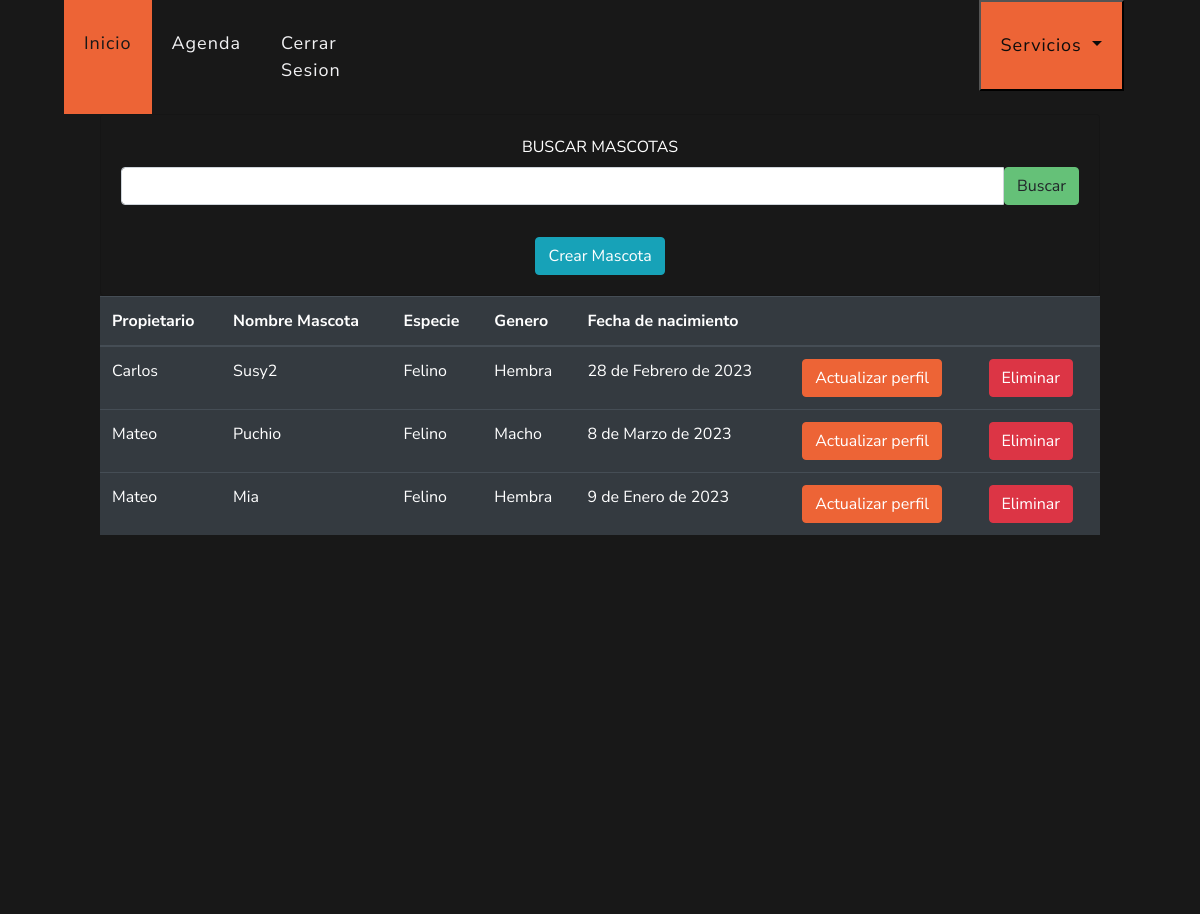
Before: /ver/mascotas (signed in) with the older database file.
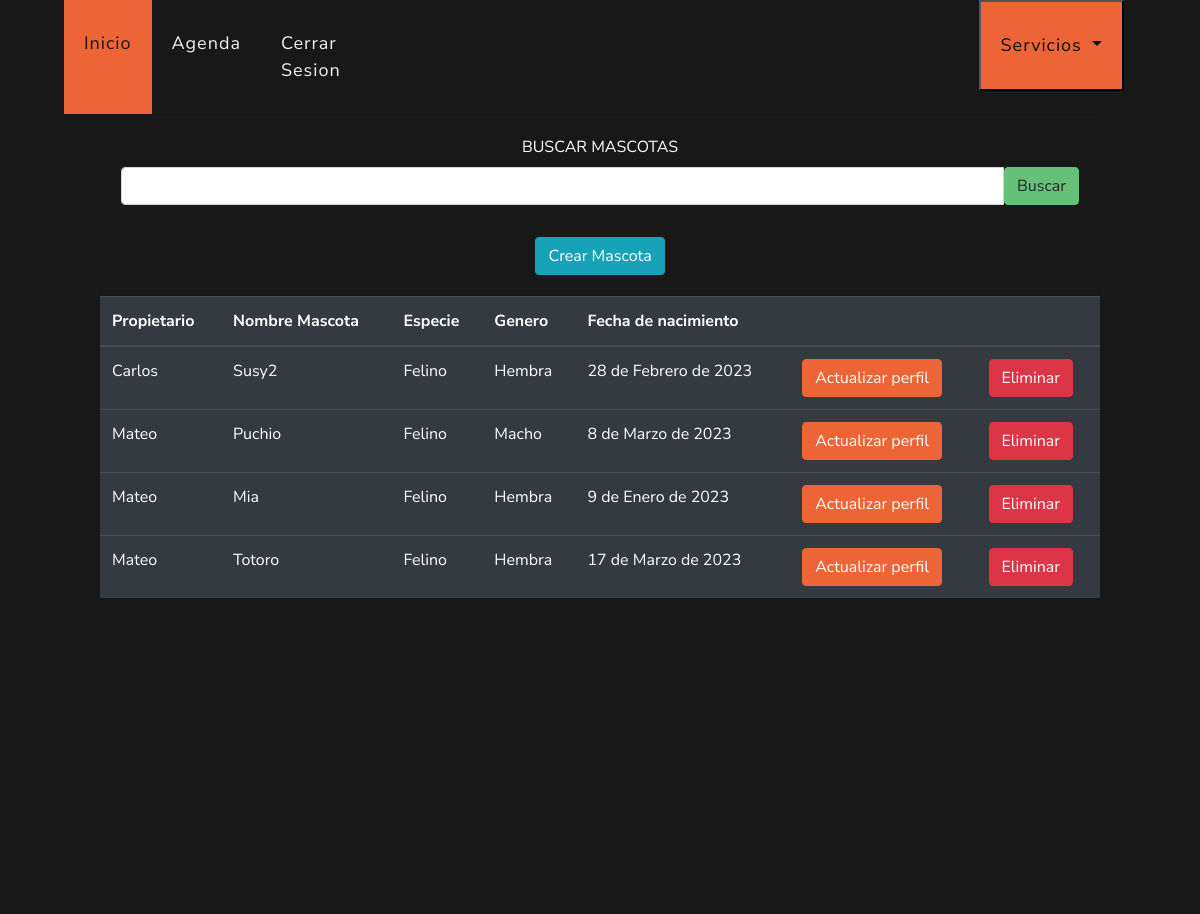
After: the same page with the newer database file.
### veterinary/models.py (models this page shows, shortened)
class Pet(models.Model):
    client = models.ForeignKey(Client, on_delete=models.PROTECT, related_name='pets')
    namePet = models.CharField(max_length=30, blank=False, null=False, verbose_name='nombre')
    species = models.CharField(max_length=30, blank=True, null=True, verbose_name='especie')
    birthdate = models.DateField(blank=True, null=True, verbose_name='fecha de nacimiento')
    gender = models.CharField(max_length=6, blank=False, null=False, default='Desconocido', verbose_name='género')

class Client(models.Model):
    veterinary = models.ForeignKey(Veterinary, on_delete=models.PROTECT, blank=True, null=True)
    name = models.CharField(max_length=50, blank=False, null=False, verbose_name='Cliente')
    last_name = models.CharField(max_length=50, blank=False, null=False)
    document = models.CharField(max_length=20, unique=False, blank=True, null=True)
    email = models.EmailField(max_length=254, unique=False, blank=True, null=True)
    phone = models.CharField(max_length=15, blank=True, null=True)
    global_id = models.UUIDField(default=uuid.uuid4, editable=False, unique=True)
    def __str__(self):
        return self.name
    class Meta:
        unique_together = ('document', 'email', 'veterinary')

### veterinary/views.py (the view)
# urls.py: path("ver/mascotas", views.detailPet, name='detailPet'),
@login_required(login_url="login")
def detailPet(request):
    VeterinaryLogued = request.user.veterinary
    if request.method == "POST":
        search_query = request.POST.get("search", "")
        pet = Pet.objects.select_related("client", "client__veterinary").filter(
            namePet__contains=search_query, client__veterinary=VeterinaryLogued
        )
        formPet = PetForm(VeterinaryLogued, request.POST)
        if formPet.is_valid():
            formPet.save()
            return redirect("detailPet")
    else:
        formPet = PetForm(VeterinaryLogued)
        pet = Pet.objects.select_related("client", "client__veterinary").filter(
            client__veterinary=VeterinaryLogued
        )
    context = {"pets": pet, "form": formPet}
    return render(request, "veterinary/detailPet.html", context)

### veterinary/forms.py
class PetForm(ModelForm):
    def __init__(self, VeterinaryLogued, *args, **kwargs):
        super().__init__(*args, **kwargs)
        self.fields['client'].queryset = Client.objects.filter(veterinary=VeterinaryLogued)
    class Meta:
        model = Pet
        fields = '__all__'
        CHOICES = (('Macho', 'Macho'), ('Hembra', 'Hembra'),)
        CHOICESPECIES = (('Felino', 'Felino'), ('Canino', 'Canino'), ('Aves', 'Aves'), ('Otro', 'Otro'))
        widgets = {
            'client': Select(attrs={'class': 'form-control'}),
            'namePet': TextInput(attrs={'class': 'form-control'}),
            'species': Select(attrs={'class': 'form-control'}, choices=CHOICESPECIES),
            'gender': Select(attrs={'class': 'form-control'}, choices=CHOICES),
            'birthdate': DateInput(attrs={'class': 'form-control', 'type': 'date'}),
        }
        labels = {
            'client': 'Cliente',
        }

### templates/veterinary/detailPet.html (shortened to what this page needs)
{% extends 'layout/base.html' %}
{% block 'style' %}
{% load static %}
<link rel="stylesheet" href="{% static 'css/estiloindex.css' %}">
<link rel="stylesheet" href="{% static 'css/estilo.css' %}">
{% endblock %}
{% block 'header' %}
{% include 'layout/partials/headerbase.html' %}
{% endblock %}
{% block 'content' %}
<div class="container-fluid" style="background-color: #181818; height: 100vh;">
    <div class="row">
      <div class="col-md-12" style="padding-right: 100px; padding-left: 100px;">
        <div class="card bg-dark text-white">
          <div class="card-body text-center">
            <form action="" method="POST">
              <label for="search" class="form-label">BUSCAR MASCOTAS</label>
              <div class="input-group mb-3">
                <input type="text" class="form-control" name="search">
                <button type="submit" class="btn btn-secondary">Buscar</button>
              </div>
            </form>
            <a data-toggle="modal" data-target="#exampleModal" class="btn btn-info mt-3">Crear Mascota</a>
          </div>
        </div>
        <div class="table-responsive">
          <table class="table table-dark">
            <thead>
              <tr>
                <th>Propietario</th>
                <th>Nombre Mascota</th>
                <th>Especie</th>
                <th>Genero</th>
                <th>Fecha de nacimiento</th>
                <th></th>
                <th></th>
              </tr>
            </thead>
            <tbody>
              {% for pet in pets %}
              <tr>
                <td>{{pet.client}}</td>
                <td>{{pet.namePet}}</td>
                <td>{{pet.species}}</td>
                <td>{{pet.gender}}</td>
                <td>{{pet.birthdate}}</td>
                <td><a href="{% url 'updatePet' id=pet.id %}" class="btn btn-primary">Actualizar perfil</a></td>
                <td><button onclick="borrar('{{pet.id}}')" class="btn btn-danger">Eliminar</button></td>
              </tr>
              {% endfor %}
            </tbody>
          </table>
        </div>
      </div>
    </div>
  </div>
{% endblock %}

Changed rows visible on the page:
added Pet: client "Mateo", namePet "Totoro", species "Felino", gender "Hembra", birthdate "17 de Marzo de 2023"
